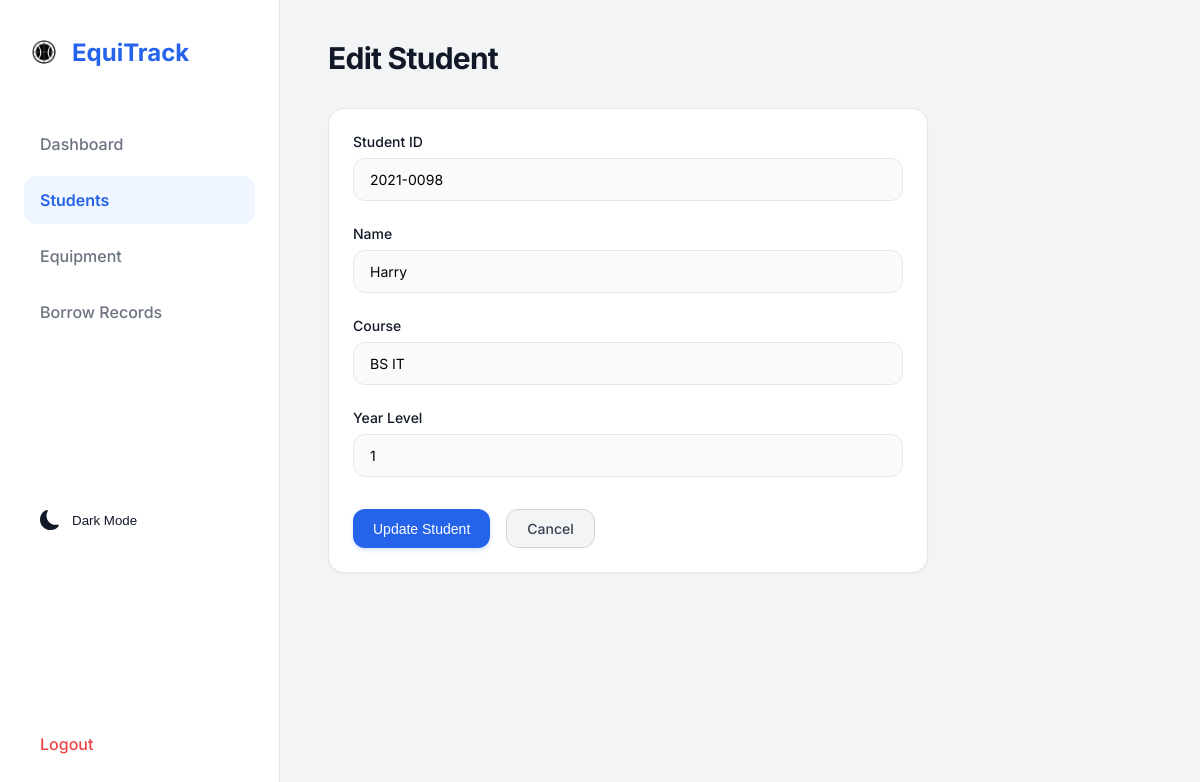
/students/edit/5/ (signed in), run on the app's committed database.
### equipment_app/models.py (models this page shows, shortened)
class Student(models.Model):
    student_id = models.CharField(max_length=20, unique=True)
    name = models.CharField(max_length=100)
    course = models.CharField(max_length=100)
    year_level = models.IntegerField()

### equipment_app/views.py (the view, shortened to what this page needs)
# urls.py: path('students/edit/<int:student_id>/', edit_student, name='edit_student'),
@login_required(login_url='/')
def edit_student(request, student_id):
    student = Student.objects.get(id=student_id)
    return render(request, 'equipment_app/edit_student.html', {'student': student})

### equipment_app/templates/equipment_app/edit_student.html (shortened to what this page needs)
{% extends 'equipment_app/base.html' %}
{% block content %}
<div class="page-header">
    <h1 class="page-title">Edit Student</h1>
</div>
<div class="card" style="max-width: 600px;">
    <form method="post">
        <div class="form-group">
            <label class="form-label">Student ID</label>
            <input type="text" name="student_id" class="form-control" value="{{ student.student_id }}" required>
        </div>
        <div class="form-group">
            <label class="form-label">Name</label>
            <input type="text" name="name" class="form-control" value="{{ student.name }}" required>
        </div>
        <div class="form-group">
            <label class="form-label">Course</label>
            <input type="text" name="course" class="form-control" value="{{ student.course }}" required>
        </div>
        <div class="form-group">
            <label class="form-label">Year Level</label>
            <input type="number" name="year_level" class="form-control" value="{{ student.year_level }}" required min="1" max="6">
        </div>
        <div style="display: flex; gap: 1rem; margin-top: 2rem;">
            <button type="submit" class="btn btn-primary">Update Student</button>
            <a href="/students/" class="btn" style="background-color: #f3f4f6; color: #374151; border: 1px solid #d1d5db;">Cancel</a>
        </div>
    </form>
</div>
{% endblock %}

### equipment_app/templates/equipment_app/base.html (style rules this page uses)
:root { --primary: #2563eb; --primary-hover: #1d4ed8; --bg-body: #f3f4f6; --bg-sidebar: #ffffff; --bg-card: #ffffff; --text-main: #111827; --text-muted: #6b7280; --border-color: #e5e7eb; --shadow-sm: 0 1px 2px 0 rgb(0 0 0 / 0.05); --shadow-md: 0 4px 6px -1px rgb(0 0 0 / 0.1), 0 2px 4px -2px rgb(0 0 0 / 0.1); --shadow-lg: 0 10px 15px -3px rgb(0 0 0 / 0.1), 0 4px 6px -4px rgb(0 0 0 / 0.1); --radius-md: 0.75rem; --radius-lg: 1rem; }
* { margin: 0; padding: 0; box-sizing: border-box; }
body { font-family: 'Inter', sans-serif; background-color: var(--bg-body); color: var(--text-main); display: flex; min-height: 100vh; }
.page-header { display: flex; justify-content: space-between; align-items: center; margin-bottom: 2rem; }
.page-title { font-size: 1.875rem; font-weight: 700; color: var(--text-main); letter-spacing: -0.025em; }
.card { background: var(--bg-card); border-radius: var(--radius-lg); border: 1px solid var(--border-color); box-shadow: var(--shadow-sm); padding: 1.5rem; transition: box-shadow 0.3s ease, transform 0.3s ease; }
.btn { display: inline-flex; align-items: center; justify-content: center; padding: 0.625rem 1.25rem; border-radius: var(--radius-md); font-weight: 500; font-size: 0.875rem; cursor: pointer; transition: all 0.2s; border: none; text-decoration: none; }
.btn-primary { background-color: var(--primary); color: white; box-shadow: 0 2px 4px rgba(37, 99, 235, 0.2); }
.form-group { margin-bottom: 1.5rem; }
.form-label { display: block; font-weight: 500; margin-bottom: 0.5rem; color: var(--text-main); font-size: 0.875rem; }
.form-control { width: 100%; padding: 0.75rem 1rem; border: 1px solid var(--border-color); border-radius: var(--radius-md); font-size: 0.875rem; font-family: inherit; transition: all 0.2s; background-color: #f9fafb; }

### data on the page
Student: student_id "2021-0098", name "Harry", course "BS IT", year_level "1"
